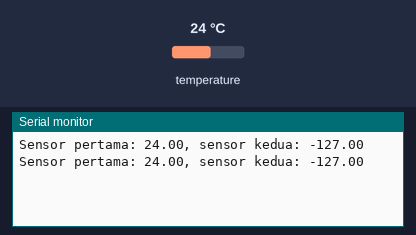
Recording of a sketch running on a simulated Arduino Uno, built with avr-gcc and run on an emulated ATmega328P. On the bench: the last lines printed to the serial monitor. Inputs (shaded band) come from the test bench; at power-on: temperature 24 °C.

Above: at 2.8 s.
2.9 s: temperature set to 12 °C
At 4.0 s:
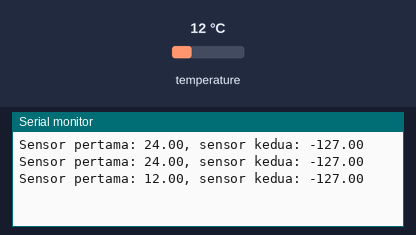
4.7 s: temperature set to 19 °C
At 4.7 s:
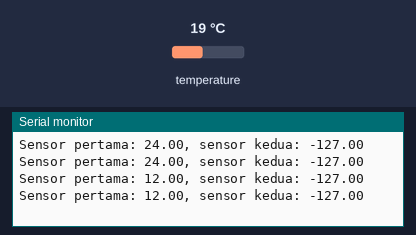
Timing chart, 0 to 7.7 s (numbered marks = the images above; inputs shaded):
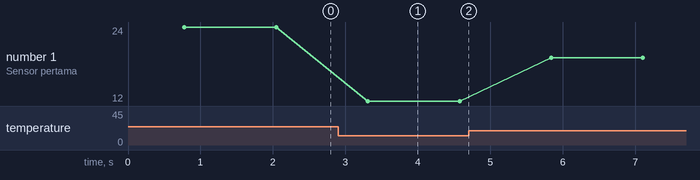

Measured:
- after the input at 2.9 s, the serial monitor: prints a new line after 0.41 s (image 1)
- plotted number 1: 24 → 12 after the input at 2.9 s, 12 → 19 after the input at 4.7 s

The sketch:

duaDS18.ino
```cpp
// Contoh pengukuran suhu dengan sensor DS18B20
//   yang melibatkan dua sensor

#include "OneWire.h"
#include "DallasTemperature.h"

const byte PIN_DS18 = 3;
const byte SENSOR_PERTAMA = 0;
const byte SENSOR_KEDUA = 1;

OneWire ds(PIN_DS18);
DallasTemperature sensor(&ds);

void setup()
{
  Serial.begin(9600);

  // Inisialisasi sensor
  sensor.begin();
}

void loop()
{
  sensor.requestTemperatures();
  float celsiusA = sensor.
    getTempCByIndex(SENSOR_PERTAMA);
  float celsiusB =
    sensor.getTempCByIndex(SENSOR_KEDUA);

  Serial.print("Sensor pertama: ");
  Serial.print(celsiusA);
  Serial.print(", sensor kedua: ");
  Serial.println(celsiusB);

  delay(500);
}
```
